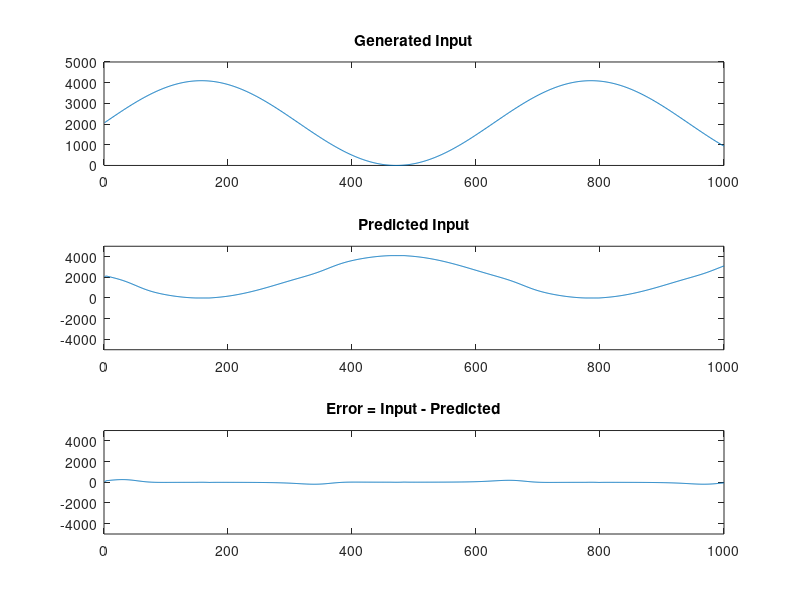

Here is the MATLAB script that generated this plot:
% reset everything
clear all; close all; clc;

% wait for button press
wait = 0;

% generate input
input_size = 1000;
input = 2048 .* sin(0.01*(1:input_size))' + 2048;

% create input buffer
buffer_size = 5;
buffer = zeros(buffer_size,1);

% create weights and randomize values
weights_size = 5;
%weights = 2 .* rand(weights_size,1) - 1;
weights(1,1) = -0.8049;
weights(2,1) = -0.4430;
weights(3,1) = 0.0938;
weights(4,1) = 0.9150;
weights(5,1) = 0.9298;

% set step size
step = 0.00000001;

% create vectors to hold values for predicted and error values
predicted_values = zeros(input_size,1);
error_values = zeros(input_size,1);

for ii = 1:input_size
    % read in next value
    buffer(:) = [(input(ii) - 2048); buffer(1:buffer_size-1)];
    
    % predict next value
    predict = buffer' * -weights;
    if predict > 2048
        predict = 2048;
    elseif predict < -2048
        predict = -2048;
    end
    
    % get error
    error = (input(ii) - 2048) + predict;
    if error > 2048
        error = 2048;
    elseif error < -2048
        error = -2048;
    end
    
    % print out all values
    fprintf('Input = %6f \nPredicted = %6f \nError = %6f \n\n', ...
        input(ii), predict, error);
    if wait == 1
        k = waitforbuttonpress;
    end
    
    % calculate new weights based on error
    weights(:) = (1-step) .* weights + step * double(error) .* buffer;
    
    % save predicted values and error values
    predicted_values(ii) = predict + 2048;
    error_values(ii) = error;
end

% plot subplot of actual values vs predicted values vs error values
fig1 = figure(1);
subplot(3,1,1);
plot(1:input_size, input);
title('Generated Input');
subplot(3,1,2);
plot(1:input_size, predicted_values);
title('Predicted Input');
axis([0 1000 -5000 5000])
subplot(3,1,3);
plot(1:input_size, error_values);
title('Error = Input - Predicted');
axis([0 1000 -5000 5000])


